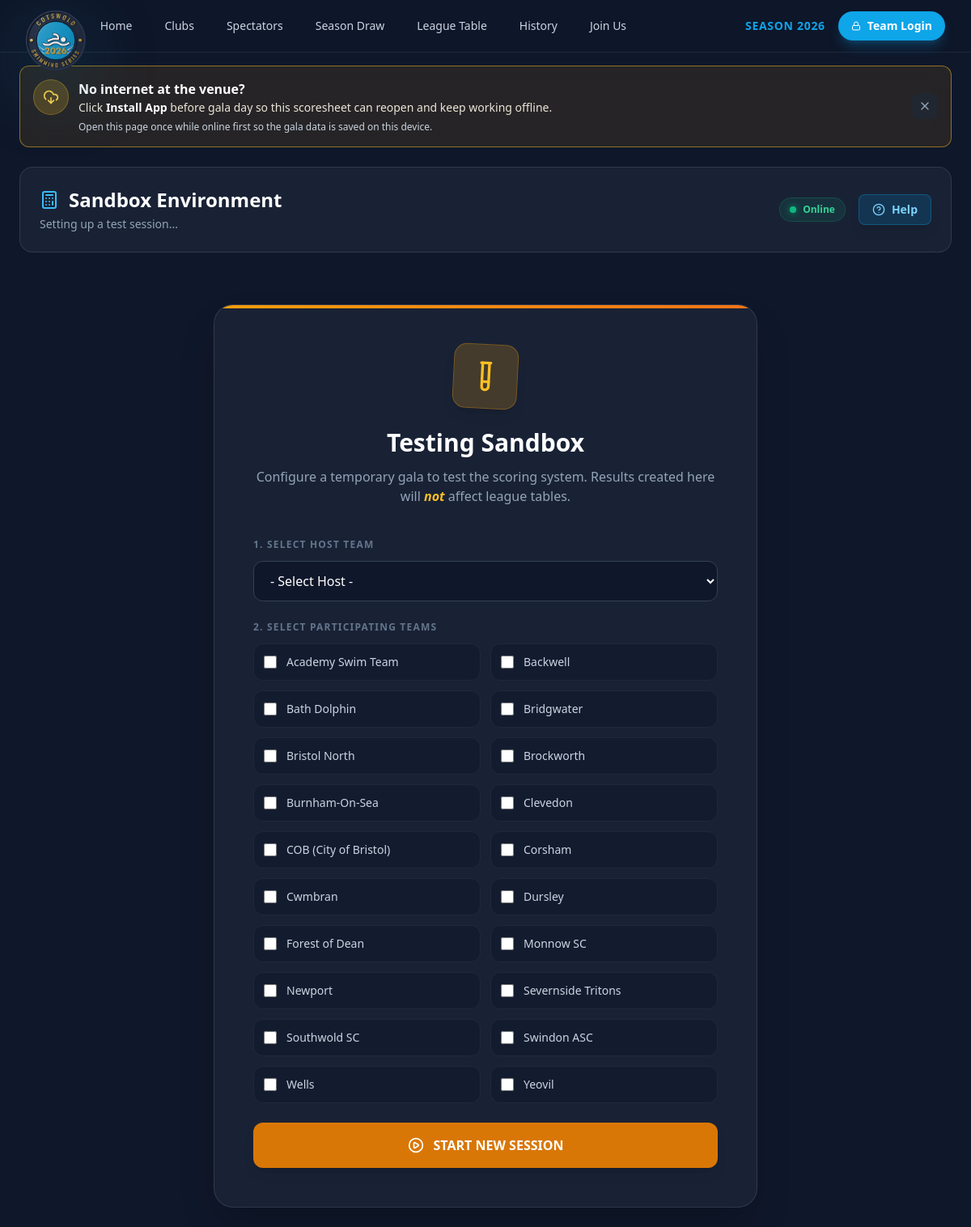
Screenshot of /gala_scoresheet.php?sandbox=1 (signed in) with the database file from the repository.
### tables this page shows
CREATE TABLE `clubs` (
  `id` int(11) NOT NULL AUTO_INCREMENT,
  `name` varchar(100) NOT NULL,
  `logo` varchar(50) DEFAULT NULL,
  `pool_name` varchar(100) DEFAULT NULL,
  `postcode` varchar(10) DEFAULT NULL,
  `website` varchar(255) DEFAULT NULL,
  `latitude` decimal(10,8) DEFAULT NULL,
  `longitude` decimal(11,8) DEFAULT NULL,
  PRIMARY KEY (`id`)
);

### db.php (called while the page is built, shortened)
<?php
function cotswold_config_value(string $key, string $default = ''): string
{
    return $default;
}
$servername = cotswold_config_value('COTSWOLD_DB_HOST', 'localhost');
$username = cotswold_config_value('COTSWOLD_DB_USER', 'root');
$password = cotswold_config_value('COTSWOLD_DB_PASS', '');
$dbname = cotswold_config_value('COTSWOLD_DB_NAME', 'cotswold_league');
try {
    $conn = new mysqli($servername, $username, $password, $dbname);
} catch (mysqli_sql_exception $e) {
    error_log('Database connection failed: ' . $e->getMessage());
    http_response_code(503);
    die('Service temporarily unavailable.');
}
$conn->query("CREATE TABLE IF NOT EXISTS global_settings (
    setting_key VARCHAR(50) PRIMARY KEY,
    setting_value VARCHAR(255) NOT NULL
) ENGINE=InnoDB DEFAULT CHARSET=utf8mb4");
$conn->query("INSERT IGNORE INTO global_settings (setting_key, setting_value) VALUES ('current_season_year', '2026')");
$season_query = $conn->query("SELECT setting_value FROM global_settings WHERE setting_key = 'current_season_year'");
if ($season_query && $row = $season_query->fetch_assoc()) {
    $current_season_year = (int)$row['setting_value'];
} else {
    $current_season_year = 2026;
}
?>

### gala_scoresheet.php (the view, shortened to what this page needs)
<?php
include 'db.php';
$scoresheet_id = isset($_GET['id']) ? intval($_GET['id']) : 0;
$is_sandbox = isset($_GET['sandbox']) && $_GET['sandbox'] === '1';
$all_clubs = [];
$res_clubs = $conn->query("SELECT id, name FROM clubs ORDER BY name ASC");
while ($row = $res_clubs->fetch_assoc()) {
    $all_clubs[] = $row;
}
?>
<!DOCTYPE html>
<html lang="en">
<head>
    <script src="https://cdn.tailwindcss.com"></script>
</head>
<body class="text-white font-sans min-h-screen flex flex-col overflow-x-hidden">
    <?php include 'nav.php'; ?>
    <div id="install-prompt" class="hidden glass-panel mx-4 sm:mx-6 xl:mx-auto max-w-[1600px] mt-4 p-4 rounded-xl border border-amber-400/50 flex flex-col sm:flex-row items-start sm:items-center justify-between gap-4 bg-amber-500/10">
        <div class="flex items-start gap-3">
            <div class="w-11 h-11 bg-amber-400/20 rounded-full flex items-center justify-center shrink-0 border border-amber-400/30">
                <i data-lucide="download-cloud" class="w-5 h-5 text-amber-300"></i>
            </div>
            <div>
                <h3 class="text-base font-black text-white">No internet at the venue?</h3>
                <p class="text-sm text-amber-50/90 leading-relaxed" id="install-desc">Click <strong class="text-white">Install App</strong> before gala day so this scoresheet can reopen and keep working offline.</p>
                <p class="text-xs text-slate-300 mt-1">Open this page once while online first so the gala data is saved on this device.</p>
            </div>
        </div>
        <div class="flex items-center gap-2">
            <button onclick="document.getElementById('install-prompt').style.display='none'" class="p-2 text-slate-400 hover:text-white rounded-lg transition-colors bg-slate-800/50 hover:bg-slate-700/50">
                <i data-lucide="x" class="w-4 h-4"></i>
            </button>
        </div>
    </div>
    <div class="flex-grow flex flex-col p-4 sm:p-6 w-full max-w-[1600px] mx-auto relative">
        <div class="glass-panel p-4 sm:p-6 rounded-2xl flex flex-col sm:flex-row items-center justify-between gap-4 mb-6 sticky top-4 z-50">
            <div>
                <h1 class="text-2xl font-bold text-white flex items-center gap-3">
                    <i data-lucide="calculator" class="w-6 h-6 text-sky-400"></i>
                    <span id="gala-title">Loading Gala...</span>
                </h1>
                <p id="gala-subtitle" class="text-slate-400 text-sm mt-1">Initializing database connection...</p>
            </div>
            <div class="flex items-center gap-4">
                <div id="sync-status" class="flex items-center gap-2 text-xs font-bold px-3 py-1.5 rounded-full bg-slate-800 border border-slate-700 text-slate-400">
                </div>
                <button type="button" onclick="openScoresheetHelp()" class="bg-sky-600/20 hover:bg-sky-600 text-sky-300 hover:text-white border border-sky-500/30 px-4 py-2 rounded-lg font-bold text-sm transition-all shadow-lg flex items-center gap-2">
                    <i data-lucide="circle-help" class="w-4 h-4"></i> Help
                </button>
            </div>
        </div>
        <?php if ($is_sandbox && !$scoresheet_id): ?>
        <div id="stage-sandbox-init" class="glass-panel p-8 sm:p-12 rounded-3xl max-w-2xl mx-auto w-full mt-10 shadow-2xl relative overflow-hidden">
            <div class="absolute top-0 left-0 w-full h-1 bg-gradient-to-r from-amber-500 to-orange-500"></div>
            <div class="text-center mb-10">
                <div class="w-20 h-20 bg-amber-500/20 text-amber-400 rounded-2xl flex items-center justify-center mx-auto mb-6 border border-amber-500/30 shadow-lg rotate-3">
                    <i data-lucide="test-tube" class="w-10 h-10"></i>
                </div>
                <h2 class="text-3xl font-bold text-white mb-3">Testing Sandbox</h2>
                <p class="text-slate-400">Configure a temporary gala to test the scoring system. Results created here will <span class="text-amber-400 font-bold italic">not</span> affect league tables.</p>
            </div>
            <form id="sandbox-form" class="space-y-6">
                <div>
                    <label class="block text-xs font-black uppercase tracking-widest text-slate-500 mb-3">1. Select Host Team</label>
                    <select id="sandbox-host" required class="w-full bg-slate-900 border border-slate-700 rounded-xl px-4 py-3 text-white focus:ring-2 focus:ring-amber-500 focus:outline-none transition-all">
                        <option value="">- Select Host -</option>
                    </select>
                </div>
                <div>
                    <label class="block text-xs font-black uppercase tracking-widest text-slate-500 mb-3">2. Select Participating Teams</label>
                    <div class="grid grid-cols-1 sm:grid-cols-2 gap-3" id="sandbox-teams-list">
                        <?php foreach($all_clubs as $club): ?>
                            <label class="flex items-center gap-3 p-3 bg-slate-900/50 border border-slate-800 rounded-xl cursor-pointer hover:bg-slate-800 transition-colors">
                                <input type="checkbox" name="sandbox_teams[]" value="<?php echo $club['id']; ?>" class="w-4 h-4 rounded border-slate-700 text-amber-500 focus:ring-amber-500 focus:ring-offset-slate-900">
                                <span class="text-sm text-slate-300"><?php echo htmlspecialchars($club['name']); ?></span>
                            </label>
                        <?php endforeach; ?>
                    </div>
                </div>
                <div class="flex flex-col sm:flex-row gap-3">
                    <button type="submit" class="flex-grow bg-amber-600 hover:bg-amber-500 text-white font-black py-4 rounded-xl transition-all shadow-lg flex items-center justify-center gap-3">
                        <i data-lucide="play-circle" class="w-5 h-5"></i> START NEW SESSION
                    </button>
                </div>
            </form>
        </div>
        <?php endif; ?>
    </div>
</body>
</html>

### nav.php (shortened to what this page needs)
<?php
$currentScript = basename($_SERVER['SCRIPT_NAME'] ?? '');
$enableLogoFlair = $currentScript !== 'index.php';
$navSeasonYear = isset($current_season_year) ? (int)$current_season_year : 2026;
?>
<nav class="border-b border-slate-800 bg-slate-900/95 backdrop-blur-md sticky top-0 z-50 print:hidden">
    <div class="max-w-7xl mx-auto px-4 sm:px-6 lg:px-8">
        <div class="flex items-center justify-between h-16">
            <div class="flex items-center">
                <a href="index" class="league-logo-link<?php echo $enableLogoFlair ? ' league-logo-fx' : ''; ?>">
                    <img class="h-10 w-auto league-logo-img" src="images/league-logo.svg" alt="Cotswold League">
                </a>
                <div class="hidden md:block">
                    <div class="ml-10 flex items-baseline space-x-4">
                        <a href="index"
                            class="text-slate-300 hover:text-white px-3 py-2 rounded-md text-sm font-medium transition-colors">Home</a>
                        <a href="clubs"
                            class="text-slate-300 hover:text-white px-3 py-2 rounded-md text-sm font-medium transition-colors">Clubs</a>
                        <a href="spectators"
                            class="text-slate-300 hover:text-white px-3 py-2 rounded-md text-sm font-medium transition-colors">Spectators</a>
                        <a href="season-draw"
                            class="text-slate-300 hover:text-white px-3 py-2 rounded-md text-sm font-medium transition-colors">Season Draw</a>
                        <a href="table"
                            class="text-slate-300 hover:text-white px-3 py-2 rounded-md text-sm font-medium transition-colors">League
                            Table</a>
                        <a href="history"
                            class="text-slate-300 hover:text-white px-3 py-2 rounded-md text-sm font-medium transition-colors">History</a>
                        <a href="join"
                            class="text-slate-300 hover:text-white px-3 py-2 rounded-md text-sm font-medium transition-colors">Join
                            Us</a>
                    </div>
                </div>
            </div>
            <div class="flex items-center gap-4">
                <div class="hidden sm:block text-sky-500 font-bold text-sm tracking-wider uppercase">Season <?php echo $navSeasonYear; ?></div>
                <a href="admin"
                    class="hidden md:inline-flex items-center gap-2 rounded-full bg-sky-500 px-4 py-2 text-sm font-semibold text-white shadow-lg shadow-sky-500/25 transition-all hover:bg-sky-400 hover:shadow-sky-400/30 hover:-translate-y-0.5 focus:outline-none focus:ring-2 focus:ring-sky-300 focus:ring-offset-2 focus:ring-offset-slate-900">
                    <i data-lucide="lock" class="w-3 h-3"></i> Team Login
                </a>
            </div>
        </div>
    </div>
</nav>

### gala_scoresheet.php (style rules this page uses)
body { background-color: #0f172a; }
.glass-panel { background: rgba(30, 41, 59, 0.7); backdrop-filter: blur(12px); -webkit-backdrop-filter: blur(12px); border: 1px solid rgba(255, 255, 255, 0.1); }

### nav.php (style rules this page uses)
.league-logo-link { display: inline-flex; align-items: center; }
.league-logo-fx .league-logo-img { transform-origin: left center; transition: transform 550ms cubic-bezier(0.22, 1, 0.36, 1), filter 350ms ease; will-change: transform, filter; }
.league-logo-fx:not(.is-compact) .league-logo-img { transform: translateY(18px) scale(1.85); filter: drop-shadow(0 12px 24px rgba(14, 116, 144, 0.35)); }

### rows the page displays
clubs: name "Academy Swim Team"
clubs: name "Backwell"
clubs: name "Bath Dolphin"
clubs: name "Bridgwater"
clubs: name "Bristol North"
clubs: name "Brockworth"
clubs: name "Burnham-On-Sea"
clubs: name "Clevedon"
clubs: name "COB (City of Bristol)"
clubs: name "Corsham"
clubs: name "Cwmbran"
clubs: name "Dursley"
clubs: name "Forest of Dean"
clubs: name "Monnow SC"
clubs: name "Newport"
clubs: name "Severnside Tritons"
clubs: name "Southwold SC"
clubs: name "Swindon ASC"
clubs: name "Wells"
clubs: name "Yeovil"

### other values shown
$navSeasonYear "2026"
